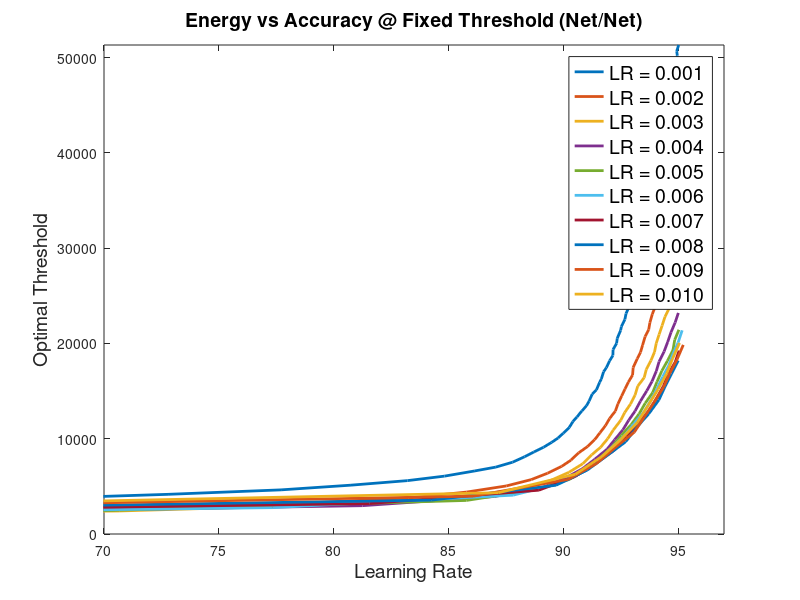

The MATLAB source for this figure:
acc_lr_001 = [10.563333333334171,10.950000000000898,13.528333333334635,23.716666666661336,28.456666666657025,37.473333333315495,52.17499999996879,65.82333333328971,72.78833333328338,77.70999999994557,80.7549999999428,83.21666666660722,84.82666666660576,86.15166666660456,87.06333333327039,87.79333333326973,88.31666666660259,88.71999999993555,89.14166666660184,89.49166666660152,89.77833333326792,90.00666666660105,90.25833333326749,90.42166666660067,90.59166666660052,90.80666666660032,91.01166666660014,91.12499999993337,91.25833333326658,91.44499999993307,91.58333333326628,91.65833333326621,91.75666666659946,91.87999999993268,92.01999999993255,92.16166666659909,92.16833333326575,92.32166666659894,92.35166666659892,92.49833333326545,92.53166666659875,92.68499999993195,92.73333333326524,92.8399999999318,92.92999999993172,92.988333333265,93.05833333326494,93.06166666659827,93.1366666665982,93.26666666659808,93.33833333326469,93.38499999993131,93.44999999993125,93.55666666659782,93.58833333326446,93.65999999993106,93.70166666659769,93.75499999993097,93.79833333326427,93.87999999993086,93.9399999999308,94.04666666659737,94.00499999993075,94.07666666659735,94.14333333326395,94.14833333326395,94.21333333326389,94.23833333326387,94.29833333326381,94.35833333326376,94.39166666659706,94.43999999993035,94.44833333326368,94.46499999993033,94.5666666665969,94.63499999993017,94.6483333332635,94.68666666659679,94.72999999993009,94.76666666659672,94.81999999993,94.87999999992995,94.88833333326328,94.92833333326324,94.96666666659654,94.9399999999299,95.02666666659648]
acc_lr_002 = [10.461666666667488,21.21666666666361,36.149999999983365,64.60999999995748,77.7899999999455,83.26833333327384,85.79333333327155,87.51999999993664,88.60333333326899,89.319999999935,89.93166666660112,90.33166666660075,90.66999999993378,91.06333333326675,91.36666666659981,91.6016666665996,91.83999999993272,92.02166666659922,92.26999999993232,92.37833333326556,92.54333333326541,92.68833333326528,92.83666666659848,93.01833333326498,93.04499999993162,93.22333333326479,93.361666666598,93.45499999993125,93.56499999993115,93.719999999931,93.77166666659762,93.87666666659753,93.9883333332641,94.0549999999307,94.11666666659731,94.25333333326385,94.3516666665971,94.39333333326373,94.47499999993032,94.60333333326354,94.60333333326354,94.7533333332634,94.78999999993003,94.85999999992997,94.99999999992984,94.99166666659652,95.12333333326306]
acc_lr_003 = [13.126666666667905,35.03499999998438,70.66499999995197,82.30333333327472,86.55333333327086,88.45999999993579,89.47166666660154,90.24666666660083,90.85166666660028,91.23999999993326,91.62499999993291,91.93499999993263,92.1799999999324,92.50333333326545,92.67499999993196,92.92833333326506,93.12833333326488,93.24333333326477,93.52333333326452,93.61666666659777,93.81833333326425,93.97333333326411,94.0499999999307,94.17499999993059,94.30499999993047,94.42999999993036,94.6099999999302,94.74333333326341,94.82499999993,94.93166666659657,95.09166666659642]
acc_lr_004 = [17.17833333333395,54.369999999966794,81.25666666660901,87.00499999993711,89.14999999993516,90.13666666660093,90.83333333326696,91.37166666659981,91.90666666659932,92.24666666659901,92.59499999993203,92.84666666659847,93.12833333326488,93.35833333326467,93.63499999993108,93.86499999993087,94.05166666659737,94.17333333326393,94.39166666659706,94.54666666659692,94.69333333326345,94.87166666659662,95.0116666665965]
acc_lr_005 = [20.784999999997336,69.18333333328665,85.77499999993823,88.8466666666021,90.27166666660081,91.07333333326675,91.62333333326625,92.13166666659912,92.53333333326542,92.95833333326503,93.30333333326472,93.5716666665978,93.89166666659752,94.07999999993068,94.29333333326382,94.53666666659693,94.77833333326338,94.85499999992997,95.03499999992981]
acc_lr_006 = [25.734999999992834,77.32999999994591,87.81666666660304,89.85333333326786,90.94833333326686,91.61333333326625,92.16833333326575,92.68833333326528,93.10499999993156,93.52999999993118,93.8399999999309,94.09166666659733,94.32666666659712,94.59499999993021,94.7816666665967,94.99999999992984,95.17833333326301]
acc_lr_007 = [31.67833333332076,81.5583333332754,88.93666666660202,90.51166666660059,91.40333333326645,92.21499999993237,92.75333333326522,93.23833333326478,93.729999999931,94.04833333326404,94.36166666659709,94.55833333326358,94.87333333326329,95.0449999999298]
acc_lr_008 = [36.651666666649575,84.26666666660627,89.67999999993468,91.0466666666001,91.898333333266,92.71833333326525,93.19999999993148,93.72166666659767,94.16666666659727,94.4283333332637,94.71833333326343,95.0066666665965]
acc_lr_009 = [41.15166666664548,86.07166666660463,90.2049999999342,91.45666666659973,92.27333333326565,93.08999999993158,93.52999999993118,93.94666666659747,94.36999999993041,94.64499999993016,94.95499999992988,95.2266666665963]
acc_lr_010 = [45.08333333330857,87.16999999993696,90.52166666660058,91.67666666659953,92.52666666659876,93.22166666659813,93.6916666665977,94.12833333326397,94.50499999993029,94.76166666659672,95.06333333326312]

e_lr_001 = [115.6639596139298, 442.3862289121741, 1083.557791421062, 1632.080700502785, 2073.7462355592347, 2597.389902936253, 3137.9079621814094, 3626.1485632394724, 4163.226501881297, 4631.853951445275, 5125.56193639571, 5601.6644356128, 6072.980575541328, 6620.7690148083875, 7020.9639112269915, 7535.117906143789, 8108.8553613710965, 8606.153435301752, 9103.832411521229, 9612.66427054585, 10082.384032551246, 10588.911844055068, 11173.160887471064, 11805.8042939832, 12267.233709295322, 12903.687949176732, 13455.946581709391, 13946.2217717492, 14669.428169407327, 15126.00355958142, 15920.690276454434, 16270.926929996669, 17032.531500110188, 17462.14110678646, 18182.482872805664, 18740.259556588244, 19356.642114340622, 20001.512083056736, 20535.247258921998, 21370.898580719702, 21770.77610753751, 22524.273419401827, 23135.052620295697, 23698.219432572318, 24594.647907998322, 25049.921739997688, 25684.09091390176, 26501.95079998989, 26896.276488010197, 27604.32437827994, 28489.29551356484, 28882.87377565961, 29579.319759017846, 30431.068465718326, 30824.12399944011, 31513.392206895325, 32333.784649833025, 32727.406336527376, 33404.810452958045, 34297.03006933783, 34651.91258218559, 35297.112973490526, 36206.45686754538, 36618.76832329541, 37185.189150421254, 38017.216251141195, 38595.30306444629, 39074.35473105431, 39811.26141935914, 40671.79866599313, 41042.634023036706, 41662.46681102084, 42524.69498140217, 43202.829883620456, 43658.54829527244, 44370.116373394885, 45318.8844640254, 45676.98438138576, 46214.97863193694, 46981.62277600213, 47746.6344698525, 48127.25379927205, 48742.67337352479, 49580.69506740197, 50224.14988012775, 50663.52434757063, 51317.556528215326]
e_lr_002 = [306.46620395871923, 1040.3739027726192, 1698.6089124452733, 2460.009470003755, 3124.957270460857, 3782.8063774302354, 4401.655845314286, 5043.431204051379, 5707.0125702894475, 6381.850543836936, 7099.8723245803985, 7745.931895115657, 8514.885871032317, 9189.146635375058, 9894.690294539238, 10630.866148932562, 11381.565561211219, 12135.468195426762, 12903.815864715623, 13641.111755794653, 14482.232014529878, 15220.762611744409, 15947.818030302999, 16683.391223523086, 17482.22479513431, 18393.943352602208, 19055.3729975656, 19823.677816529726, 20720.19418018422, 21446.073639722414, 22172.798157150195, 23065.256531164418, 23762.90274218539, 24511.149543837073, 25450.493064633538, 26112.658610416245, 26960.330158665973, 27701.616241989603, 28426.26224485123, 29268.103627776178, 29960.952165520353, 30736.23775590696, 31546.26488968902, 32257.713956618572, 33224.43657823903, 33875.06806437007, 34854.3050441557]
e_lr_003 = [578.567246231583, 1468.7787354984364, 2416.0126106644166, 3238.1076883815476, 4028.973731938223, 4881.422125802842, 5640.884478451158, 6474.138995127418, 7376.338173528065, 8313.71299620536, 9100.57982109223, 10000.810216411559, 10917.48094154225, 11937.43285463938, 12746.709904305673, 13639.751619018456, 14592.39529532532, 15518.738391258285, 16406.473129822258, 17276.22002053969, 18204.928893847256, 19097.092455133767, 20022.03714115003, 20944.72747825913, 21873.645056249203, 22795.174124190882, 23683.545730637208, 24622.659306279384, 25592.748382523303, 26528.16267396673, 27464.83438728247]
e_lr_004 = [776.919818549462, 1931.9473165007853, 2972.03719973268, 3935.836665418508, 4920.071870207217, 5929.159820482945, 6845.039480504696, 7838.052693322042, 8896.932168714939, 9915.70089456297, 10928.450891216604, 11927.863880969498, 12903.311445082167, 13935.142911473975, 15016.97373365974, 16014.057497232947, 17095.916797569505, 18091.398908898096, 19152.570442194043, 20144.380519625818, 21174.846364479406, 22187.95412284686, 23200.840305199523]
e_lr_005 = [967.5510737723066, 2403.494900524932, 3520.8269369427367, 4662.686119146235, 5734.6255532770765, 6866.434541633663, 8013.055171276648, 9165.438571558743, 10356.749007370006, 11480.21512199843, 12607.990802385732, 13739.34973609557, 14830.526940800479, 15959.32132940533, 17121.154726690533, 18170.50936045375, 19302.236786191424, 20379.57903251926, 21432.37082536859]
e_lr_006 = [1237.5695875382658, 2765.9942856910584, 4075.1699896057016, 5318.792393104665, 6606.788556511867, 7895.121219399276, 9190.676307137148, 10374.320705663733, 11641.862169224105, 12860.999842943143, 14131.589825839294, 15278.171389606876, 16493.280005124096, 17686.87181679587, 18912.329268064783, 20079.276315695937, 21375.94201830628]
e_lr_007 = [1540.7328940518548, 3192.5697150463984, 4597.062925022727, 6030.515427648671, 7409.50924390209, 8788.040214705734, 10199.626110922341, 11538.277344107166, 12912.717590271859, 14171.24690301439, 15519.720535995099, 16748.90554667891, 18029.095452606878, 19239.297651627698,]
e_lr_008 = [1788.489386655373, 3557.1592655502996, 5113.7040835214975, 6711.280856410632, 8211.216675944186, 9683.893857802988, 11193.158155220552, 12610.8744172716, 14080.205069403164, 15452.949927038897, 16832.375316158195, 18204.395597321083,]
e_lr_009 = [2038.0464827556373, 3966.8374566897196, 5727.80213513718, 7410.965709441102, 9106.992698072963, 10673.26771896749, 12294.652054922959, 13803.522270287853, 15413.41567137932, 16890.431948994294, 18316.973128239155, 19846.64296298435,]
e_lr_010 = [2236.127062435447, 4330.851291680857, 6269.397844769204, 8128.860303657667, 9960.041418307457, 11690.411447713695, 13483.295721893817, 15179.786144229396, 16838.557460786298, 18413.042486301176, 20051.29792314239,]

figure
plot(acc_lr_001, e_lr_001, 'linewidth', 2)
hold on
plot(acc_lr_002, e_lr_002, 'linewidth', 2)
hold on
plot(acc_lr_003, e_lr_003, 'linewidth', 2)
hold on
plot(acc_lr_004, e_lr_004, 'linewidth', 2)
hold on
plot(acc_lr_005, e_lr_005, 'linewidth', 2)
hold on
plot(acc_lr_006, e_lr_006, 'linewidth', 2)
hold on
plot(acc_lr_007, e_lr_007, 'linewidth', 2)
hold on
plot(acc_lr_008, e_lr_008, 'linewidth', 2)
hold on
plot(acc_lr_009, e_lr_009, 'linewidth', 2)
hold on
plot(acc_lr_010, e_lr_010, 'linewidth', 2)
axis([70 97 0 Inf])
legend({'LR = 0.001', 'LR = 0.002', 'LR = 0.003', 'LR = 0.004', 'LR = 0.005', 'LR = 0.006', 'LR = 0.007', 'LR = 0.008', 'LR = 0.009', 'LR = 0.010'}, 'fontsize', 14)


title('Energy vs Accuracy @ Fixed Threshold (Net/Net)','fontsize', 14)
xlabel('Learning Rate', 'fontsize', 14)
ylabel('Optimal Threshold', 'fontsize', 14)